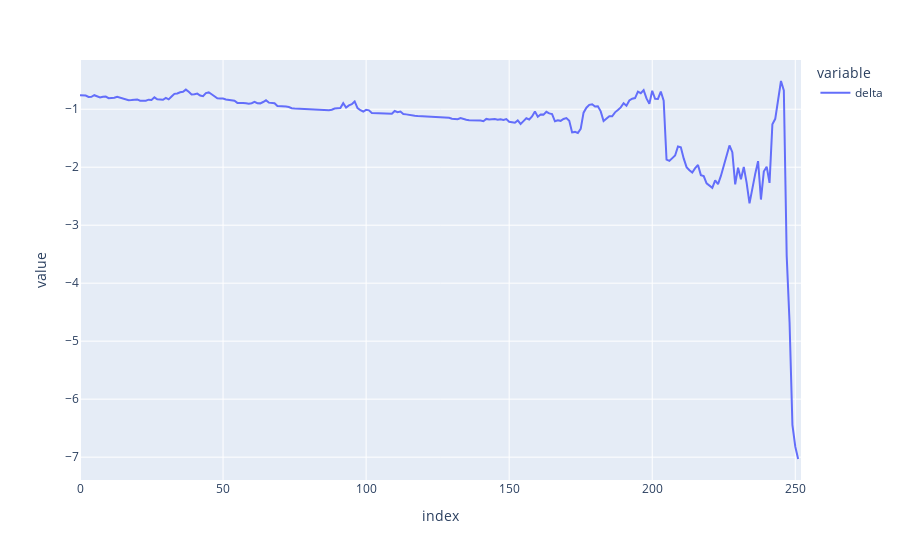

The code cell stored with this chart in its notebook:
### Code cell
px.line(strategy_delta)

### Figure 1 — Plotly figure (JSON) as saved in the notebook; plotly's stock layout.template omitted (floating-point values rounded to 4 significant figures; data arrays with more than 128 entries replaced by an {"elided": "..."} marker saying what was removed)
{"data": [{"hovertemplate": "variable=delta<br>index=%{x}<br>value=%{y}<extra></extra>", "legendgroup": "delta", "line": {"color": "#636efa", "dash": "solid"}, "marker": {"symbol": "circle"}, "mode": "lines", "name": "delta", "orientation": "v", "showlegend": true, "type": "scatter", "x": {"elided": "253 int values"}, "xaxis": "x", "y": {"elided": "253 float values"}, "yaxis": "y"}], "layout": {"legend": {"title": {"text": "variable"}, "tracegroupgap": 0}, "margin": {"t": 60}, "xaxis": {"anchor": "y", "domain": [0, 1], "title": {"text": "index"}}, "yaxis": {"anchor": "x", "domain": [0, 1], "title": {"text": "value"}}}}
